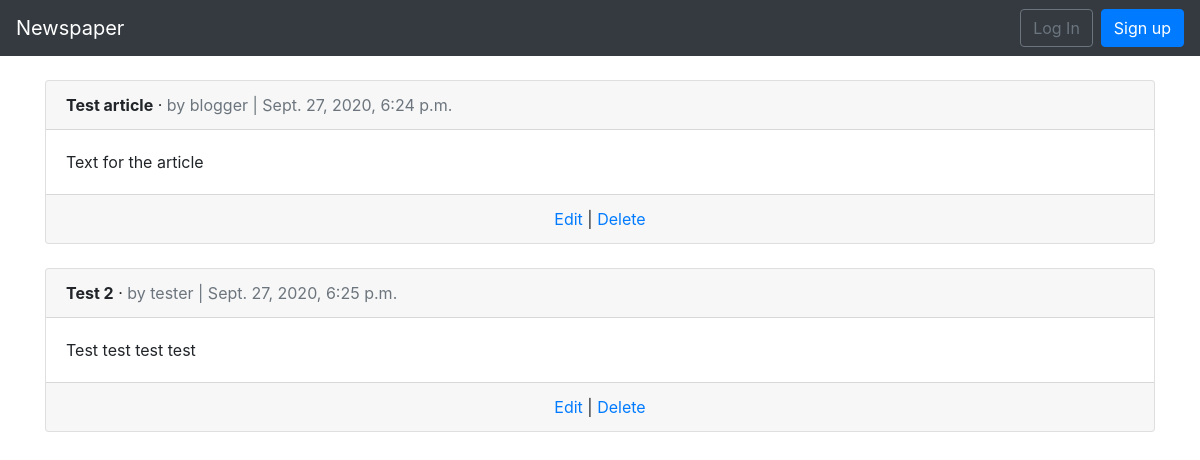
The page /articles/ on the database as committed earlier.
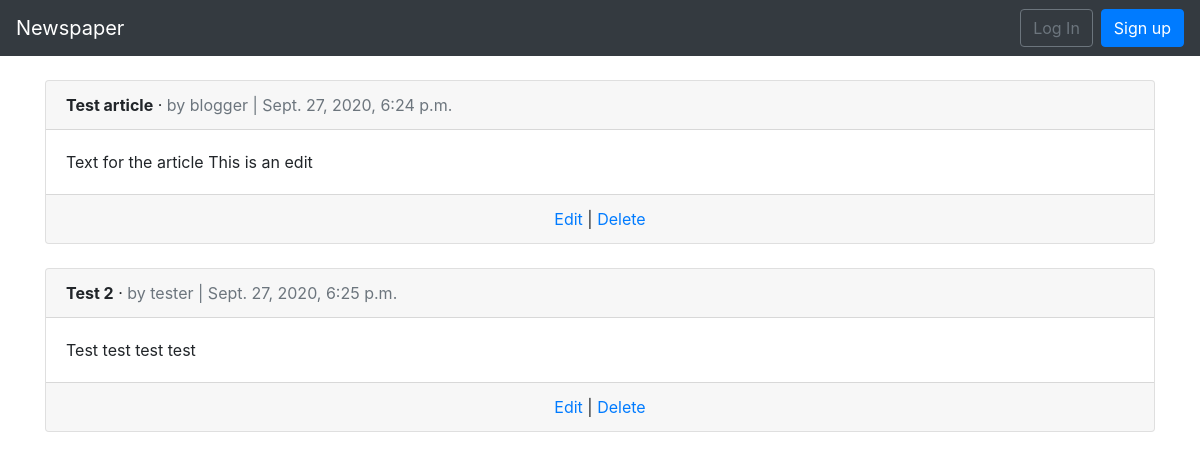
The same page on the database as committed later.
### articles/models.py (models this page shows, shortened)
class Article(models.Model):
    title = models.CharField(max_length=255)
    body = models.TextField()
    date = models.DateTimeField(auto_now_add=True)
    author = models.ForeignKey(get_user_model(), on_delete=models.CASCADE,)

### users/models.py (models this page shows)
class CustomUser(AbstractUser):
    age = models.PositiveIntegerField(null=True, blank=True)

### articles/views.py (the view)
# urls.py: path('', ArticleListView.as_view(), name='article_list'),
class ArticleListView(ListView):
    model = Article
    template_name = 'article_list.html'

### templates/article_list.html (shortened to what this page needs)
{% extends 'base.html' %}
{% block content %}
{% for article in object_list %}
	<div class="card">
	<div class="card-header">
	<span class="font-weight-bold">{{ article.title }}</span> &middot;
	<span class="text-muted">by {{ article.author }} |
	{{ article.date }}</span>
	</div>
	<div class="card-body">
	{{ article.body }}
	</div>
	<div class="card-footer text-center text-muter">
	<a href="{% url 'article_edit' article.pk %}">Edit</a> |
	<a href="{% url 'article_delete' article.pk %}">Delete</a>
	</div>
	</div>
	<br />
{% endfor %}
{% endblock content %}

Rows that differ between the two databases and show on the page:
changed Article "Test article": body "Text for the article" → "Text for the article This is an edit"
